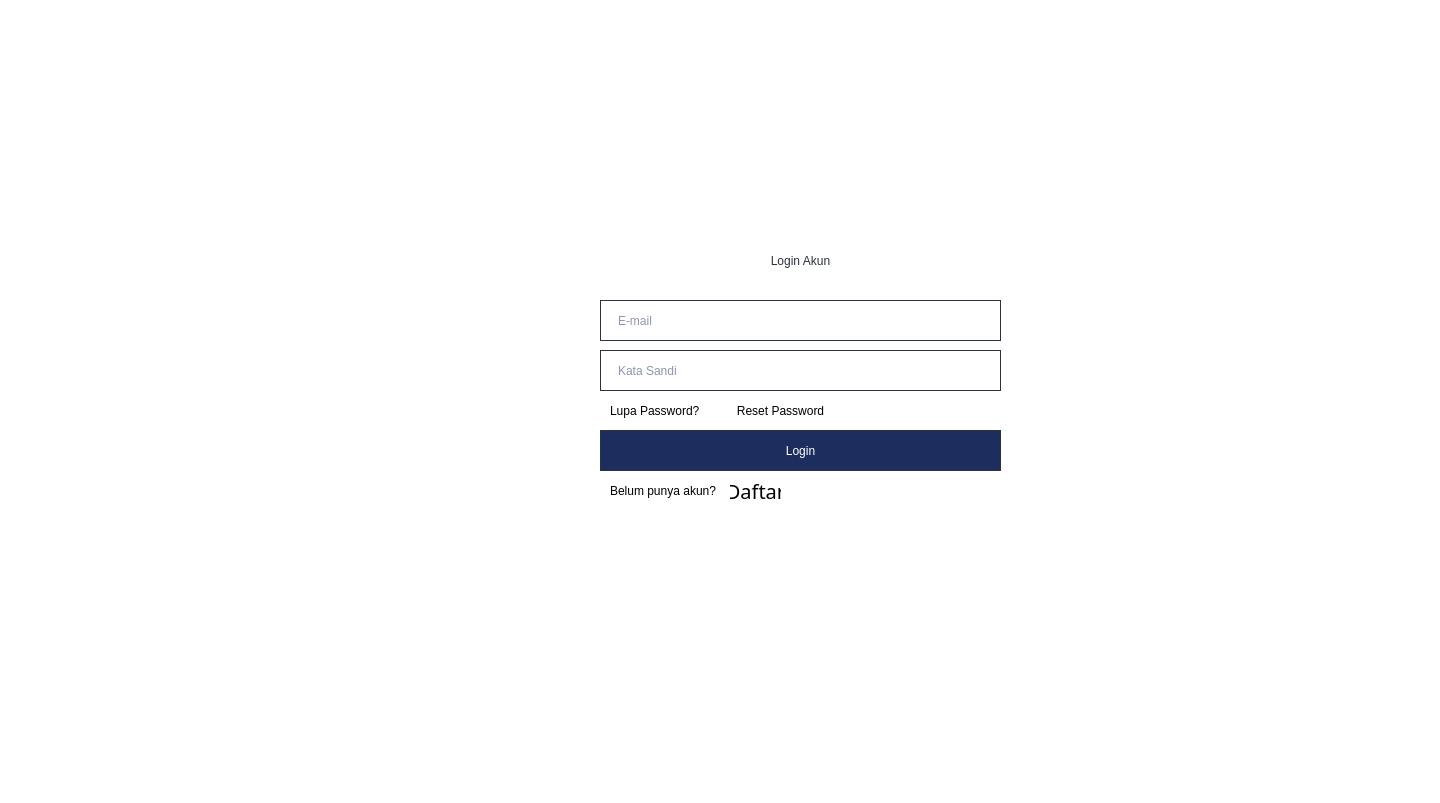
<?xml version="1.0" encoding="UTF-8"?>
<ui version="4.0">
 <class>Dialog</class>
 <widget class="QDialog" name="Dialog">
  <property name="geometry">
   <rect>
    <x>0</x>
    <y>0</y>
    <width>1440</width>
    <height>803</height>
   </rect>
  </property>
  <property name="windowTitle">
   <string>Dialog</string>
  </property>
  <property name="styleSheet">
   <string notr="true">background-color: #fff;</string>
  </property>
  <widget class="QLabel" name="label">
   <property name="geometry">
    <rect>
     <x>670</x>
     <y>240</y>
     <width>261</width>
     <height>41</height>
    </rect>
   </property>
   <property name="styleSheet">
    <string notr="true">color: #2B3242;
font: 30pt &quot;Mulish&quot;;</string>
   </property>
   <property name="text">
    <string>Login Akun</string>
   </property>
   <property name="alignment">
    <set>Qt::AlignCenter</set>
   </property>
  </widget>
  <widget class="QLineEdit" name="email">
   <property name="geometry">
    <rect>
     <x>600</x>
     <y>300</y>
     <width>401</width>
     <height>41</height>
    </rect>
   </property>
   <property name="styleSheet">
    <string notr="true">font: 15pt &quot;Mulish&quot;;color:#1D2D5E; 
height: 47.76695251464844px;
width: 376.5159912109375px;
left: 538px;
top: 229px;
border-radius: 13.25760269165039px;
border: 1.4px solid #2B3242;
padding-left:15px;</string>
   </property>
   <property name="text">
    <string/>
   </property>
   <property name="placeholderText">
    <string>E-mail</string>
   </property>
  </widget>
  <widget class="QLineEdit" name="password">
   <property name="geometry">
    <rect>
     <x>600</x>
     <y>350</y>
     <width>401</width>
     <height>41</height>
    </rect>
   </property>
   <property name="styleSheet">
    <string notr="true">font: 15pt &quot;Mulish&quot;;color:#1D2D5E; 
height: 47.76695251464844px;
width: 376.5159912109375px;
left: 538px;
top: 229px;
border-radius: 13.25760269165039px;
border: 1.4px solid #2B3242;
padding-left:15px;</string>
   </property>
   <property name="text">
    <string/>
   </property>
   <property name="echoMode">
    <enum>QLineEdit::Password</enum>
   </property>
   <property name="placeholderText">
    <string>Kata Sandi</string>
   </property>
  </widget>
  <widget class="QPushButton" name="loginbutton">
   <property name="geometry">
    <rect>
     <x>600</x>
     <y>430</y>
     <width>401</width>
     <height>41</height>
    </rect>
   </property>
   <property name="styleSheet">
    <string notr="true">QPushButton{ 
	background-color: #1D2D5E; color:#FFFFFF;
	font: 15pt &quot;Mulish&quot;;
	border-radius: 13.25760269165039px;
	border: 1.4px solid #2B3242;
}

 QPushButton:hover {
	background-color: #4A577E; color:#fff;
	border: 1.4px solid #2B3242;
 }</string>
   </property>
   <property name="text">
    <string>Login</string>
   </property>
  </widget>
  <widget class="QLabel" name="label_4">
   <property name="geometry">
    <rect>
     <x>610</x>
     <y>480</y>
     <width>111</width>
     <height>21</height>
    </rect>
   </property>
   <property name="styleSheet">
    <string notr="true">color:#000000;
font: 12pt &quot;Mulish&quot;;
</string>
   </property>
   <property name="text">
    <string>Belum punya akun?</string>
   </property>
  </widget>
  <widget class="QPushButton" name="createaccbutton">
   <property name="geometry">
    <rect>
     <x>730</x>
     <y>480</y>
     <width>51</width>
     <height>21</height>
    </rect>
   </property>
   <property name="font">
    <font>
     <family>Mulish</family>
     <pointsize>15</pointsize>
     <weight>50</weight>
     <italic>false</italic>
     <bold>false</bold>
    </font>
   </property>
   <property name="styleSheet">
    <string notr="true">color:#000000;
font: 15pt &quot;Mulish&quot;;
Border: 0px;</string>
   </property>
   <property name="text">
    <string>Daftar</string>
   </property>
  </widget>
  <widget class="QLabel" name="label_6">
   <property name="geometry">
    <rect>
     <x>610</x>
     <y>400</y>
     <width>131</width>
     <height>21</height>
    </rect>
   </property>
   <property name="styleSheet">
    <string notr="true">color:#000000;
font: 12pt &quot;Mulish&quot;;
</string>
   </property>
   <property name="text">
    <string>Lupa Password?</string>
   </property>
  </widget>
  <widget class="QPushButton" name="loginaccbutton_3">
   <property name="geometry">
    <rect>
     <x>720</x>
     <y>400</y>
     <width>121</width>
     <height>21</height>
    </rect>
   </property>
   <property name="styleSheet">
    <string notr="true">color:#000000;
font: 15pt &quot;Mulish&quot;;
Border: 0px;</string>
   </property>
   <property name="text">
    <string>Reset Password</string>
   </property>
  </widget>
 </widget>
 <resources/>
 <connections/>
</ui>
